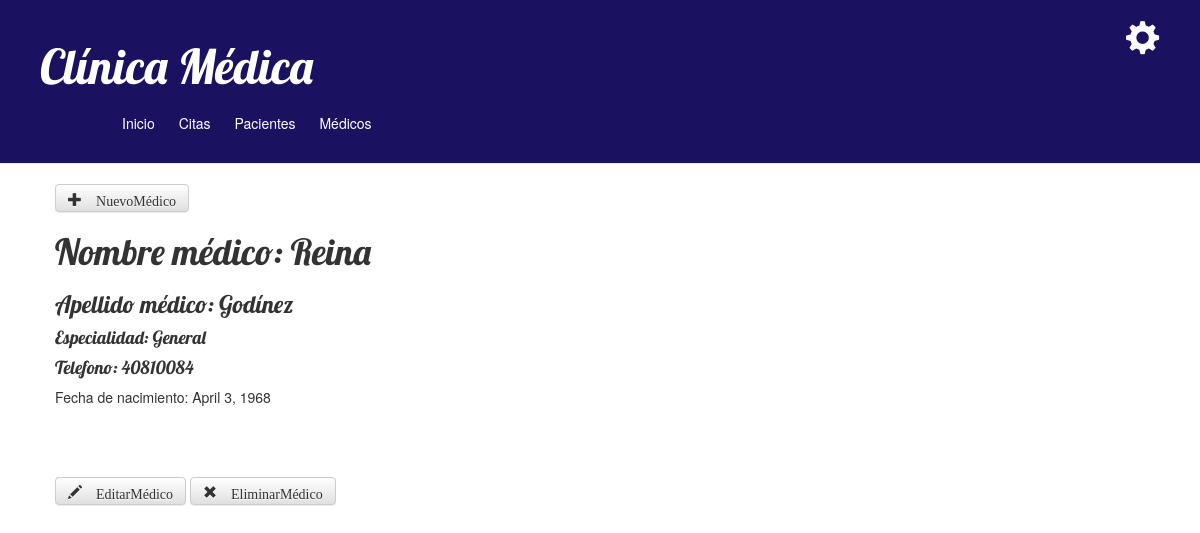
Screenshot of /medico/1/ with the database file from the repository.
### cita/models.py (models this page shows, shortened)
class Medico(models.Model):
    nombre           = models.CharField(max_length=30)
    apellido         = models.CharField(max_length=20)
    especialidad     = models.CharField(max_length=25)
    telefono         = models.CharField(max_length=10)
    fecha_nacimiento = models.DateField()

### cita/views.py (the view)
# urls.py: url(r'^medico/(?P<pk>[0-9]+)/$', views.DetalleMedico, name='DetalleMedico'),
def DetalleMedico(request, pk):
    medicos = get_object_or_404(Medico, pk=pk)
    return render(request, 'cita/DetalleMedico.html', {'medicos':medicos})

### cita/templates/cita/DetalleMedico.html (shortened to what this page needs)
{% extends 'cita/base.html' %}
{% block content %}
<a class="btn btn-default" href="{% url 'NuevoMedico' %}"><span class="glyphicon glyphicon-plus"> NuevoMédico</span></a>
    <div class="post">
       <h1>Nombre médico: {{ medicos.nombre }}</h1>
       <h3>Apellido médico: {{ medicos.apellido }}</h3>
       <h4>Especialidad: {{ medicos.especialidad }}</h4>
       <h4>Telefono: {{ medicos.telefono }}</h4>
       <p>Fecha de nacimiento: {{ medicos.fecha_nacimiento }}</p>
    </div>
<a class="btn btn-default" href="{% url 'EditarMedico' pk=medicos.pk %}"><span class="glyphicon glyphicon-pencil"> EditarMédico</span></a>
<a class="btn btn-default" href="{% url 'EliminarMedico' pk=medicos.pk %}"><span class="glyphicon glyphicon-remove"> EliminarMédico</span></a>
{% endblock %}

### cita/static/css/cita.css (style rules this page uses)
h1, h2, h3, h4 { font-family: 'Lobster', cursive; }
.post { margin-bottom: 70px; }

### rows the page displays
Medico: nombre "Reina", apellido "Godínez", especialidad "General", telefono "40810084", fecha_nacimiento "April 3, 1968"
